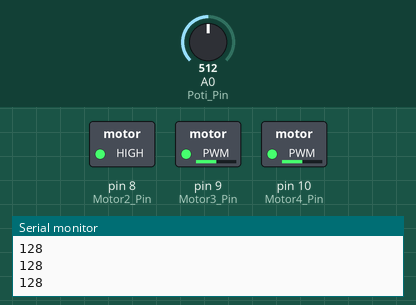
The sketch below on a simulated Arduino Uno, built with avr-gcc and run on an emulated ATmega328P. On the bench: switched loads named in the sketch (green lamp = pin HIGH), the last lines printed to the serial monitor. The test bench sets the inputs (shaded band); at power-on: A0 (Poti_Pin) = 512. Pins used as bus, display or sensor lines are not drawn.

Above: at 1.2 s.
1.3 s: A0 (Poti_Pin) set to 716
At 2.4 s:
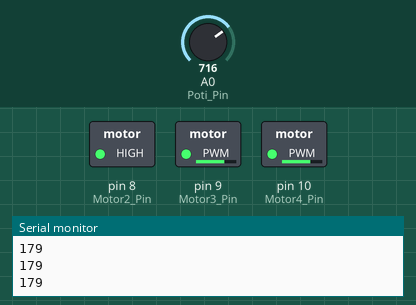
2.8 s: A0 (Poti_Pin) set to 900
At 3.7 s:
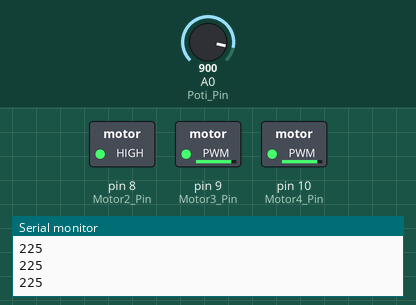
4.3 s: A0 (Poti_Pin) set to 511
At 4.8 s:
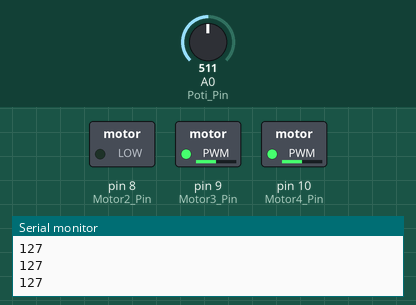
5.8 s: A0 (Poti_Pin) set to 122
At 7.0 s:
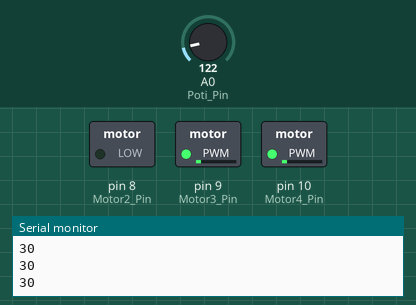
7.3 s: A0 (Poti_Pin) set to 0
At 8.2 s:
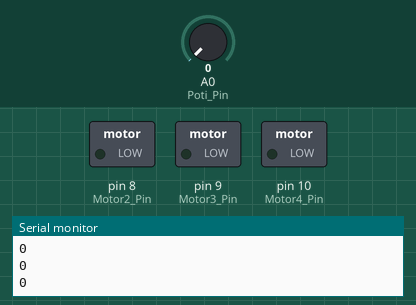
Timing chart, 0 to 9.8 s (numbered marks = the images above; inputs shaded):
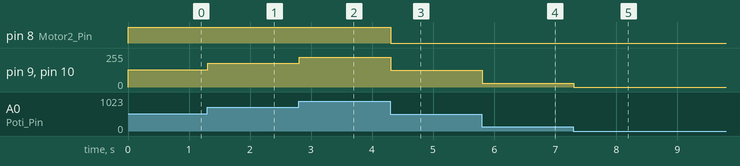

The sketch:

race_one.ino
```cpp
#include <Arduino.h>
#include <LiquidCrystal.h>


LiquidCrystal lcd(2,3,4,5,6,7);


const int Motor1_Pin = 7;
const int Motor2_Pin = 8;
const int Motor3_Pin = 9;
const int Motor4_Pin = 10;

const int Poti_Pin = A0;

int PWM_linear = 0;
int PWM_LookUP = 0;

void setup() {
  // put your setup code here, to run once:
  pinMode(Motor1_Pin, OUTPUT);
  pinMode(Motor2_Pin, OUTPUT);
  pinMode(Motor3_Pin, OUTPUT);
  pinMode(Motor4_Pin, OUTPUT);
  pinMode(Poti_Pin, INPUT);

  Serial.begin(9600);
}

void loop() {
  // put your main code here, to run repeatedly:
  PWM_linear = analogRead(Poti_Pin)/4;
  Serial.println(PWM_linear);

  // Ausgabe an Motoren
  analogWrite(Motor1_Pin, PWM_linear);
  analogWrite(Motor2_Pin, PWM_linear);
  analogWrite(Motor3_Pin, PWM_linear);
  analogWrite(Motor4_Pin, PWM_linear);
}
```

Measured:
- after the input at 1.3 s, pin 9 (Motor3_Pin), pin 10 (Motor4_Pin): 128/255 → 179/255 at once
- after the input at 2.8 s, pin 9 (Motor3_Pin), pin 10 (Motor4_Pin): 179/255 → 225/255 at once
- after the input at 4.3 s, pin 8 (Motor2_Pin): HIGH → LOW at once; pin 9 (Motor3_Pin), pin 10 (Motor4_Pin): 225/255 → 127/255 at once
- after the input at 5.8 s, pin 9 (Motor3_Pin), pin 10 (Motor4_Pin): 127/255 → 30/255 at once
- after the input at 7.3 s, pin 9 (Motor3_Pin), pin 10 (Motor4_Pin): 30/255 → 0/255 at once
